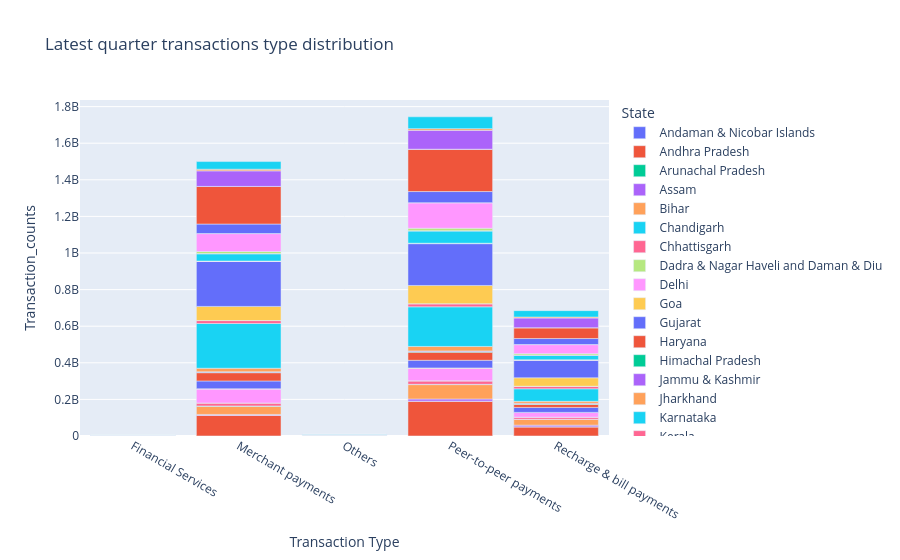

The cell this chart's notebook holds for it:
### Code cell
#Q7 Transaction Distribution 

Latest_year = State_tnx[State_tnx['Year']==State_tnx['Year'].max()]
Latest_quarter = Latest_year[Latest_year['Quarter']==Latest_year['Quarter'].max()]

Transaction_segregation = Latest_quarter.groupby(['State','Transaction Type']).agg(Transaction_counts=('Transactions','sum')).reset_index()

px.bar(Transaction_segregation,
       x='Transaction Type',
       y='Transaction_counts',
       color='State',
      title='Latest quarter transactions type distribution' )

### Figure 1 — Plotly figure (JSON) as saved in the notebook; plotly's stock layout.template omitted (floating-point values rounded to 4 significant figures)
{"data": [{"alignmentgroup": "True", "hovertemplate": "State=Andaman & Nicobar Islands<br>Transaction Type=%{x}<br>Transaction_counts=%{y}<extra></extra>", "legendgroup": "Andaman & Nicobar Islands", "marker": {"color": "#636efa", "pattern": {"shape": ""}}, "name": "Andaman & Nicobar Islands", "offsetgroup": "Andaman & Nicobar Islands", "orientation": "v", "showlegend": true, "textposition": "auto", "type": "bar", "x": ["Financial Services", "Merchant payments", "Others", "Peer-to-peer payments", "Recharge & bill payments"], "xaxis": "x", "y": [960, 85143, 1628, 132772, 120911], "yaxis": "y"}, {"alignmentgroup": "True", "hovertemplate": "State=Andhra Pradesh<br>Transaction Type=%{x}<br>Transaction_counts=%{y}<extra></extra>", "legendgroup": "Andhra Pradesh", "marker": {"color": "#EF553B", "pattern": {"shape": ""}}, "name": "Andhra Pradesh", "offsetgroup": "Andhra Pradesh", "orientation": "v", "showlegend": true, "textposition": "auto", "type": "bar", "x": ["Financial Services", "Merchant payments", "Others", "Peer-to-peer payments", "Recharge & bill payments"], "xaxis": "x", "y": [243237, 112875274, 406842, 189614879, 49626902], "yaxis": "y"}, {"alignmentgroup": "True", "hovertemplate": "State=Arunachal Pradesh<br>Transaction Type=%{x}<br>Transaction_counts=%{y}<extra></extra>", "legendgroup": "Arunachal Pradesh", "marker": {"color": "#00cc96", "pattern": {"shape": ""}}, "name": "Arunachal Pradesh", "offsetgroup": "Arunachal Pradesh", "orientation": "v", "showlegend": true, "textposition": "auto", "type": "bar", "x": ["Financial Services", "Merchant payments", "Others", "Peer-to-peer payments", "Recharge & bill payments"], "xaxis": "x", "y": [1582, 243375, 3755, 762946, 556680], "yaxis": "y"}, {"alignmentgroup": "True", "hovertemplate": "State=Assam<br>Transaction Type=%{x}<br>Transaction_counts=%{y}<extra></extra>", "legendgroup": "Assam", "marker": {"color": "#ab63fa", "pattern": {"shape": ""}}, "name": "Assam", "offsetgroup": "Assam", "orientation": "v", "showlegend": true, "textposition": "auto", "type": "bar", "x": ["Financial Services", "Merchant payments", "Others", "Peer-to-peer payments", "Recharge & bill payments"], "xaxis": "x", "y": [49671, 4562669, 94161, 11668399, 9058005], "yaxis": "y"}, {"alignmentgroup": "True", "hovertemplate": "State=Bihar<br>Transaction Type=%{x}<br>Transaction_counts=%{y}<extra></extra>", "legendgroup": "Bihar", "marker": {"color": "#FFA15A", "pattern": {"shape": ""}}, "name": "Bihar", "offsetgroup": "Bihar", "orientation": "v", "showlegend": true, "textposition": "auto", "type": "bar", "x": ["Financial Services", "Merchant payments", "Others", "Peer-to-peer payments", "Recharge & bill payments"], "xaxis": "x", "y": [149791, 44686786, 426797, 78694099, 31646149], "yaxis": "y"}, {"alignmentgroup": "True", "hovertemplate": "State=Chandigarh<br>Transaction Type=%{x}<br>Transaction_counts=%{y}<extra></extra>", "legendgroup": "Chandigarh", "marker": {"color": "#19d3f3", "pattern": {"shape": ""}}, "name": "Chandigarh", "offsetgroup": "Chandigarh", "orientation": "v", "showlegend": true, "textposition": "auto", "type": "bar", "x": ["Financial Services", "Merchant payments", "Others", "Peer-to-peer payments", "Recharge & bill payments"], "xaxis": "x", "y": [5502, 1926913, 14863, 1663559, 806710], "yaxis": "y"}, {"alignmentgroup": "True", "hovertemplate": "State=Chhattisgarh<br>Transaction Type=%{x}<br>Transaction_counts=%{y}<extra></extra>", "legendgroup": "Chhattisgarh", "marker": {"color": "#FF6692", "pattern": {"shape": ""}}, "name": "Chhattisgarh", "offsetgroup": "Chhattisgarh", "orientation": "v", "showlegend": true, "textposition": "auto", "type": "bar", "x": ["Financial Services", "Merchant payments", "Others", "Peer-to-peer payments", "Recharge & bill payments"], "xaxis": "x", "y": [40213, 15369311, 127767, 18387345, 10764784], "yaxis": "y"}, {"alignmentgroup": "True", "hovertemplate": "State=Dadra & Nagar Haveli and Daman & Diu<br>Transaction Type=%{x}<br>Transaction_counts=%{y}<extra></extra>", "legendgroup": "Dadra & Nagar Haveli and Daman & Diu", "marker": {"color": "#B6E880", "pattern": {"shape": ""}}, "name": "Dadra & Nagar Haveli and Daman & Diu", "offsetgroup": "Dadra & Nagar Haveli and Daman & Diu", "orientation": "v", "showlegend": true, "textposition": "auto", "type": "bar", "x": ["Financial Services", "Merchant payments", "Others", "Peer-to-peer payments", "Recharge & bill payments"], "xaxis": "x", "y": [1826, 802899, 5672, 843550, 471136], "yaxis": "y"}, {"alignmentgroup": "True", "hovertemplate": "State=Delhi<br>Transaction Type=%{x}<br>Transaction_counts=%{y}<extra></extra>", "legendgroup": "Delhi", "marker": {"color": "#FF97FF", "pattern": {"shape": ""}}, "name": "Delhi", "offsetgroup": "Delhi", "orientation": "v", "showlegend": true, "textposition": "auto", "type": "bar", "x": ["Financial Services", "Merchant payments", "Others", "Peer-to-peer payments", "Recharge & bill payments"], "xaxis": "x", "y": [158170, 75620295, 854403, 68497718, 25026678], "yaxis": "y"}, {"alignmentgroup": "True", "hovertemplate": "State=Goa<br>Transaction Type=%{x}<br>Transaction_counts=%{y}<extra></extra>", "legendgroup": "Goa", "marker": {"color": "#FECB52", "pattern": {"shape": ""}}, "name": "Goa", "offsetgroup": "Goa", "orientation": "v", "showlegend": true, "textposition": "auto", "type": "bar", "x": ["Financial Services", "Merchant payments", "Others", "Peer-to-peer payments", "Recharge & bill payments"], "xaxis": "x", "y": [8303, 1869384, 12392, 1866837, 953219], "yaxis": "y"}, {"alignmentgroup": "True", "hovertemplate": "State=Gujarat<br>Transaction Type=%{x}<br>Transaction_counts=%{y}<extra></extra>", "legendgroup": "Gujarat", "marker": {"color": "#636efa", "pattern": {"shape": ""}}, "name": "Gujarat", "offsetgroup": "Gujarat", "orientation": "v", "showlegend": true, "textposition": "auto", "type": "bar", "x": ["Financial Services", "Merchant payments", "Others", "Peer-to-peer payments", "Recharge & bill payments"], "xaxis": "x", "y": [128647, 42593432, 349525, 41642387, 27127405], "yaxis": "y"}, {"alignmentgroup": "True", "hovertemplate": "State=Haryana<br>Transaction Type=%{x}<br>Transaction_counts=%{y}<extra></extra>", "legendgroup": "Haryana", "marker": {"color": "#EF553B", "pattern": {"shape": ""}}, "name": "Haryana", "offsetgroup": "Haryana", "orientation": "v", "showlegend": true, "textposition": "auto", "type": "bar", "x": ["Financial Services", "Merchant payments", "Others", "Peer-to-peer payments", "Recharge & bill payments"], "xaxis": "x", "y": [85821, 45335533, 311896, 44086559, 15861047], "yaxis": "y"}, {"alignmentgroup": "True", "hovertemplate": "State=Himachal Pradesh<br>Transaction Type=%{x}<br>Transaction_counts=%{y}<extra></extra>", "legendgroup": "Himachal Pradesh", "marker": {"color": "#00cc96", "pattern": {"shape": ""}}, "name": "Himachal Pradesh", "offsetgroup": "Himachal Pradesh", "orientation": "v", "showlegend": true, "textposition": "auto", "type": "bar", "x": ["Financial Services", "Merchant payments", "Others", "Peer-to-peer payments", "Recharge & bill payments"], "xaxis": "x", "y": [14642, 2883209, 28918, 3340531, 3216602], "yaxis": "y"}, {"alignmentgroup": "True", "hovertemplate": "State=Jammu & Kashmir<br>Transaction Type=%{x}<br>Transaction_counts=%{y}<extra></extra>", "legendgroup": "Jammu & Kashmir", "marker": {"color": "#ab63fa", "pattern": {"shape": ""}}, "name": "Jammu & Kashmir", "offsetgroup": "Jammu & Kashmir", "orientation": "v", "showlegend": true, "textposition": "auto", "type": "bar", "x": ["Financial Services", "Merchant payments", "Others", "Peer-to-peer payments", "Recharge & bill payments"], "xaxis": "x", "y": [19432, 2378307, 105673, 3955437, 3568970], "yaxis": "y"}, {"alignmentgroup": "True", "hovertemplate": "State=Jharkhand<br>Transaction Type=%{x}<br>Transaction_counts=%{y}<extra></extra>", "legendgroup": "Jharkhand", "marker": {"color": "#FFA15A", "pattern": {"shape": ""}}, "name": "Jharkhand", "offsetgroup": "Jharkhand", "orientation": "v", "showlegend": true, "textposition": "auto", "type": "bar", "x": ["Financial Services", "Merchant payments", "Others", "Peer-to-peer payments", "Recharge & bill payments"], "xaxis": "x", "y": [54379, 19041292, 138461, 24184568, 10583445], "yaxis": "y"}, {"alignmentgroup": "True", "hovertemplate": "State=Karnataka<br>Transaction Type=%{x}<br>Transaction_counts=%{y}<extra></extra>", "legendgroup": "Karnataka", "marker": {"color": "#19d3f3", "pattern": {"shape": ""}}, "name": "Karnataka", "offsetgroup": "Karnataka", "orientation": "v", "showlegend": true, "textposition": "auto", "type": "bar", "x": ["Financial Services", "Merchant payments", "Others", "Peer-to-peer payments", "Recharge & bill payments"], "xaxis": "x", "y": [304779, 244460862, 744208, 216539959, 68599238], "yaxis": "y"}, {"alignmentgroup": "True", "hovertemplate": "State=Kerala<br>Transaction Type=%{x}<br>Transaction_counts=%{y}<extra></extra>", "legendgroup": "Kerala", "marker": {"color": "#FF6692", "pattern": {"shape": ""}}, "name": "Kerala", "offsetgroup": "Kerala", "orientation": "v", "showlegend": true, "textposition": "auto", "type": "bar", "x": ["Financial Services", "Merchant payments", "Others", "Peer-to-peer payments", "Recharge & bill payments"], "xaxis": "x", "y": [88830, 16135060, 131344, 17026648, 13809151], "yaxis": "y"}, {"alignmentgroup": "True", "hovertemplate": "State=Ladakh<br>Transaction Type=%{x}<br>Transaction_counts=%{y}<extra></extra>", "legendgroup": "Ladakh", "marker": {"color": "#B6E880", "pattern": {"shape": ""}}, "name": "Ladakh", "offsetgroup": "Ladakh", "orientation": "v", "showlegend": true, "textposition": "auto", "type": "bar", "x": ["Financial Services", "Merchant payments", "Others", "Peer-to-peer payments", "Recharge & bill payments"], "xaxis": "x", "y": [755, 92078, 1607, 209818, 95458], "yaxis": "y"}, {"alignmentgroup": "True", "hovertemplate": "State=Lakshadweep<br>Transaction Type=%{x}<br>Transaction_counts=%{y}<extra></extra>", "legendgroup": "Lakshadweep", "marker": {"color": "#FF97FF", "pattern": {"shape": ""}}, "name": "Lakshadweep", "offsetgroup": "Lakshadweep", "orientation": "v", "showlegend": true, "textposition": "auto", "type": "bar", "x": ["Financial Services", "Merchant payments", "Others", "Peer-to-peer payments", "Recharge & bill payments"], "xaxis": "x", "y": [29, 1743, 44, 4069, 5499], "yaxis": "y"}, {"alignmentgroup": "True", "hovertemplate": "State=Madhya Pradesh<br>Transaction Type=%{x}<br>Transaction_counts=%{y}<extra></extra>", "legendgroup": "Madhya Pradesh", "marker": {"color": "#FECB52", "pattern": {"shape": ""}}, "name": "Madhya Pradesh", "offsetgroup": "Madhya Pradesh", "orientation": "v", "showlegend": true, "textposition": "auto", "type": "bar", "x": ["Financial Services", "Merchant payments", "Others", "Peer-to-peer payments", "Recharge & bill payments"], "xaxis": "x", "y": [188726, 77113464, 526333, 99367521, 46118636], "yaxis": "y"}, {"alignmentgroup": "True", "hovertemplate": "State=Maharashtra<br>Transaction Type=%{x}<br>Transaction_counts=%{y}<extra></extra>", "legendgroup": "Maharashtra", "marker": {"color": "#636efa", "pattern": {"shape": ""}}, "name": "Maharashtra", "offsetgroup": "Maharashtra", "orientation": "v", "showlegend": true, "textposition": "auto", "type": "bar", "x": ["Financial Services", "Merchant payments", "Others", "Peer-to-peer payments", "Recharge & bill payments"], "xaxis": "x", "y": [504252, 247194293, 1094842, 228551961, 96271138], "yaxis": "y"}, {"alignmentgroup": "True", "hovertemplate": "State=Manipur<br>Transaction Type=%{x}<br>Transaction_counts=%{y}<extra></extra>", "legendgroup": "Manipur", "marker": {"color": "#EF553B", "pattern": {"shape": ""}}, "name": "Manipur", "offsetgroup": "Manipur", "orientation": "v", "showlegend": true, "textposition": "auto", "type": "bar", "x": ["Financial Services", "Merchant payments", "Others", "Peer-to-peer payments", "Recharge & bill payments"], "xaxis": "x", "y": [4165, 510734, 10603, 1372821, 1187952], "yaxis": "y"}, {"alignmentgroup": "True", "hovertemplate": "State=Meghalaya<br>Transaction Type=%{x}<br>Transaction_counts=%{y}<extra></extra>", "legendgroup": "Meghalaya", "marker": {"color": "#00cc96", "pattern": {"shape": ""}}, "name": "Meghalaya", "offsetgroup": "Meghalaya", "orientation": "v", "showlegend": true, "textposition": "auto", "type": "bar", "x": ["Financial Services", "Merchant payments", "Others", "Peer-to-peer payments", "Recharge & bill payments"], "xaxis": "x", "y": [1766, 147406, 4052, 366411, 389959], "yaxis": "y"}, {"alignmentgroup": "True", "hovertemplate": "State=Mizoram<br>Transaction Type=%{x}<br>Transaction_counts=%{y}<extra></extra>", "legendgroup": "Mizoram", "marker": {"color": "#ab63fa", "pattern": {"shape": ""}}, "name": "Mizoram", "offsetgroup": "Mizoram", "orientation": "v", "showlegend": true, "textposition": "auto", "type": "bar", "x": ["Financial Services", "Merchant payments", "Others", "Peer-to-peer payments", "Recharge & bill payments"], "xaxis": "x", "y": [611, 57877, 1025, 173064, 161763], "yaxis": "y"}, {"alignmentgroup": "True", "hovertemplate": "State=Nagaland<br>Transaction Type=%{x}<br>Transaction_counts=%{y}<extra></extra>", "legendgroup": "Nagaland", "marker": {"color": "#FFA15A", "pattern": {"shape": ""}}, "name": "Nagaland", "offsetgroup": "Nagaland", "orientation": "v", "showlegend": true, "textposition": "auto", "type": "bar", "x": ["Financial Services", "Merchant payments", "Others", "Peer-to-peer payments", "Recharge & bill payments"], "xaxis": "x", "y": [1624, 144413, 3809, 526966, 453979], "yaxis": "y"}, {"alignmentgroup": "True", "hovertemplate": "State=Odisha<br>Transaction Type=%{x}<br>Transaction_counts=%{y}<extra></extra>", "legendgroup": "Odisha", "marker": {"color": "#19d3f3", "pattern": {"shape": ""}}, "name": "Odisha", "offsetgroup": "Odisha", "orientation": "v", "showlegend": true, "textposition": "auto", "type": "bar", "x": ["Financial Services", "Merchant payments", "Others", "Peer-to-peer payments", "Recharge & bill payments"], "xaxis": "x", "y": [102474, 39402607, 206448, 66929109, 25183699], "yaxis": "y"}, {"alignmentgroup": "True", "hovertemplate": "State=Puducherry<br>Transaction Type=%{x}<br>Transaction_counts=%{y}<extra></extra>", "legendgroup": "Puducherry", "marker": {"color": "#FF6692", "pattern": {"shape": ""}}, "name": "Puducherry", "offsetgroup": "Puducherry", "orientation": "v", "showlegend": true, "textposition": "auto", "type": "bar", "x": ["Financial Services", "Merchant payments", "Others", "Peer-to-peer payments", "Recharge & bill payments"], "xaxis": "x", "y": [4851, 1437110, 8953, 1581221, 719252], "yaxis": "y"}, {"alignmentgroup": "True", "hovertemplate": "State=Punjab<br>Transaction Type=%{x}<br>Transaction_counts=%{y}<extra></extra>", "legendgroup": "Punjab", "marker": {"color": "#B6E880", "pattern": {"shape": ""}}, "name": "Punjab", "offsetgroup": "Punjab", "orientation": "v", "showlegend": true, "textposition": "auto", "type": "bar", "x": ["Financial Services", "Merchant payments", "Others", "Peer-to-peer payments", "Recharge & bill payments"], "xaxis": "x", "y": [46218, 11225598, 127460, 13180933, 7591039], "yaxis": "y"}, {"alignmentgroup": "True", "hovertemplate": "State=Rajasthan<br>Transaction Type=%{x}<br>Transaction_counts=%{y}<extra></extra>", "legendgroup": "Rajasthan", "marker": {"color": "#FF97FF", "pattern": {"shape": ""}}, "name": "Rajasthan", "offsetgroup": "Rajasthan", "orientation": "v", "showlegend": true, "textposition": "auto", "type": "bar", "x": ["Financial Services", "Merchant payments", "Others", "Peer-to-peer payments", "Recharge & bill payments"], "xaxis": "x", "y": [216441, 97860493, 620957, 139277445, 49501703], "yaxis": "y"}, {"alignmentgroup": "True", "hovertemplate": "State=Sikkim<br>Transaction Type=%{x}<br>Transaction_counts=%{y}<extra></extra>", "legendgroup": "Sikkim", "marker": {"color": "#FECB52", "pattern": {"shape": ""}}, "name": "Sikkim", "offsetgroup": "Sikkim", "orientation": "v", "showlegend": true, "textposition": "auto", "type": "bar", "x": ["Financial Services", "Merchant payments", "Others", "Peer-to-peer payments", "Recharge & bill payments"], "xaxis": "x", "y": [1865, 153671, 2542, 473141, 345495], "yaxis": "y"}, {"alignmentgroup": "True", "hovertemplate": "State=Tamil Nadu<br>Transaction Type=%{x}<br>Transaction_counts=%{y}<extra></extra>", "legendgroup": "Tamil Nadu", "marker": {"color": "#636efa", "pattern": {"shape": ""}}, "name": "Tamil Nadu", "offsetgroup": "Tamil Nadu", "orientation": "v", "showlegend": true, "textposition": "auto", "type": "bar", "x": ["Financial Services", "Merchant payments", "Others", "Peer-to-peer payments", "Recharge & bill payments"], "xaxis": "x", "y": [192614, 52048347, 351547, 60812902, 32753032], "yaxis": "y"}, {"alignmentgroup": "True", "hovertemplate": "State=Telangana<br>Transaction Type=%{x}<br>Transaction_counts=%{y}<extra></extra>", "legendgroup": "Telangana", "marker": {"color": "#EF553B", "pattern": {"shape": ""}}, "name": "Telangana", "offsetgroup": "Telangana", "orientation": "v", "showlegend": true, "textposition": "auto", "type": "bar", "x": ["Financial Services", "Merchant payments", "Others", "Peer-to-peer payments", "Recharge & bill payments"], "xaxis": "x", "y": [278546, 205232899, 856400, 230861833, 58637866], "yaxis": "y"}, {"alignmentgroup": "True", "hovertemplate": "State=Tripura<br>Transaction Type=%{x}<br>Transaction_counts=%{y}<extra></extra>", "legendgroup": "Tripura", "marker": {"color": "#00cc96", "pattern": {"shape": ""}}, "name": "Tripura", "offsetgroup": "Tripura", "orientation": "v", "showlegend": true, "textposition": "auto", "type": "bar", "x": ["Financial Services", "Merchant payments", "Others", "Peer-to-peer payments", "Recharge & bill payments"], "xaxis": "x", "y": [3656, 440060, 7146, 703728, 589839], "yaxis": "y"}, {"alignmentgroup": "True", "hovertemplate": "State=Uttar Pradesh<br>Transaction Type=%{x}<br>Transaction_counts=%{y}<extra></extra>", "legendgroup": "Uttar Pradesh", "marker": {"color": "#ab63fa", "pattern": {"shape": ""}}, "name": "Uttar Pradesh", "offsetgroup": "Uttar Pradesh", "orientation": "v", "showlegend": true, "textposition": "auto", "type": "bar", "x": ["Financial Services", "Merchant payments", "Others", "Peer-to-peer payments", "Recharge & bill payments"], "xaxis": "x", "y": [270944, 84860582, 858953, 102927942, 53030710], "yaxis": "y"}, {"alignmentgroup": "True", "hovertemplate": "State=Uttarakhand<br>Transaction Type=%{x}<br>Transaction_counts=%{y}<extra></extra>", "legendgroup": "Uttarakhand", "marker": {"color": "#FFA15A", "pattern": {"shape": ""}}, "name": "Uttarakhand", "offsetgroup": "Uttarakhand", "orientation": "v", "showlegend": true, "textposition": "auto", "type": "bar", "x": ["Financial Services", "Merchant payments", "Others", "Peer-to-peer payments", "Recharge & bill payments"], "xaxis": "x", "y": [31497, 9134389, 71322, 9374939, 5388285], "yaxis": "y"}, {"alignmentgroup": "True", "hovertemplate": "State=West Bengal<br>Transaction Type=%{x}<br>Transaction_counts=%{y}<extra></extra>", "legendgroup": "West Bengal", "marker": {"color": "#19d3f3", "pattern": {"shape": ""}}, "name": "West Bengal", "offsetgroup": "West Bengal", "orientation": "v", "showlegend": true, "textposition": "auto", "type": "bar", "x": ["Financial Services", "Merchant payments", "Others", "Peer-to-peer payments", "Recharge & bill payments"], "xaxis": "x", "y": [190537, 41696787, 549353, 64661051, 34799709], "yaxis": "y"}], "layout": {"autosize": true, "barmode": "relative", "legend": {"title": {"text": "State"}, "tracegroupgap": 0}, "title": {"text": "Latest quarter transactions type distribution"}, "xaxis": {"anchor": "y", "autorange": true, "domain": [0, 1], "range": [-0.5, 4.5], "title": {"text": "Transaction Type"}, "type": "category"}, "yaxis": {"anchor": "x", "autorange": true, "domain": [0, 1], "range": [0, 1836000000.0], "title": {"text": "Transaction_counts"}, "type": "linear"}}}
